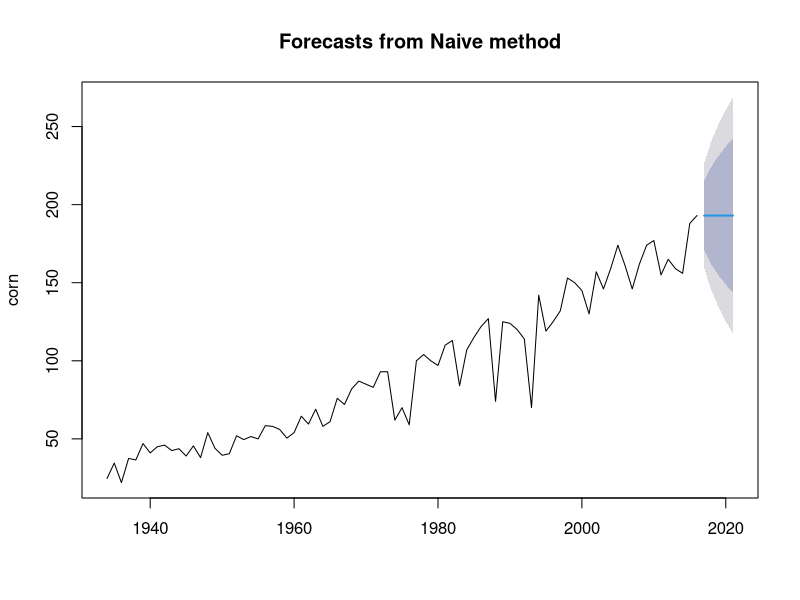
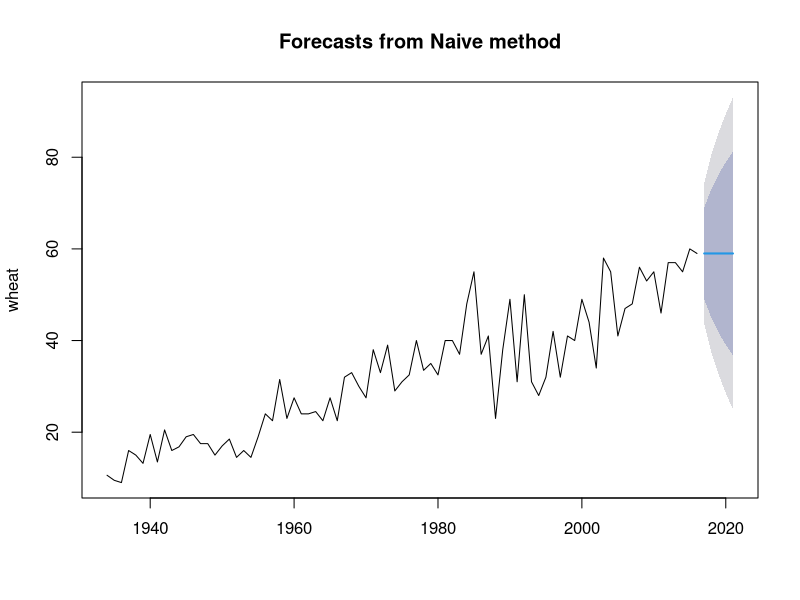
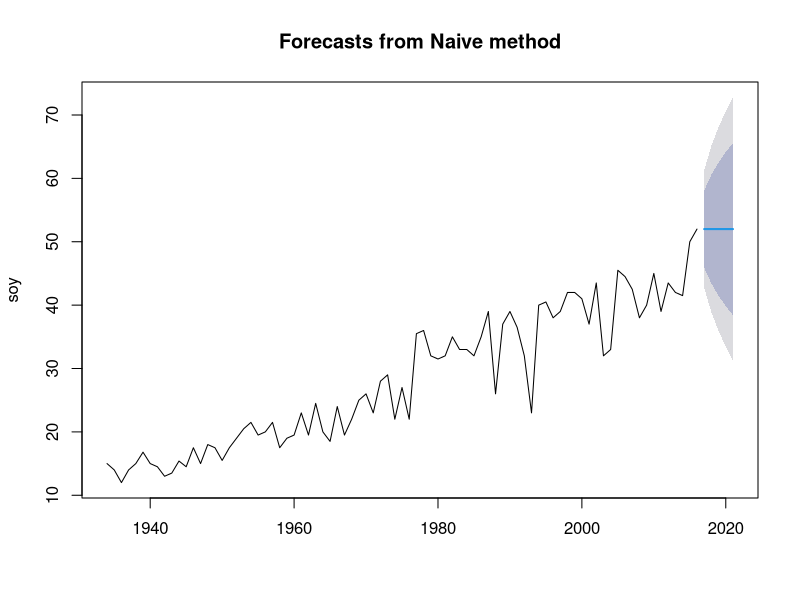
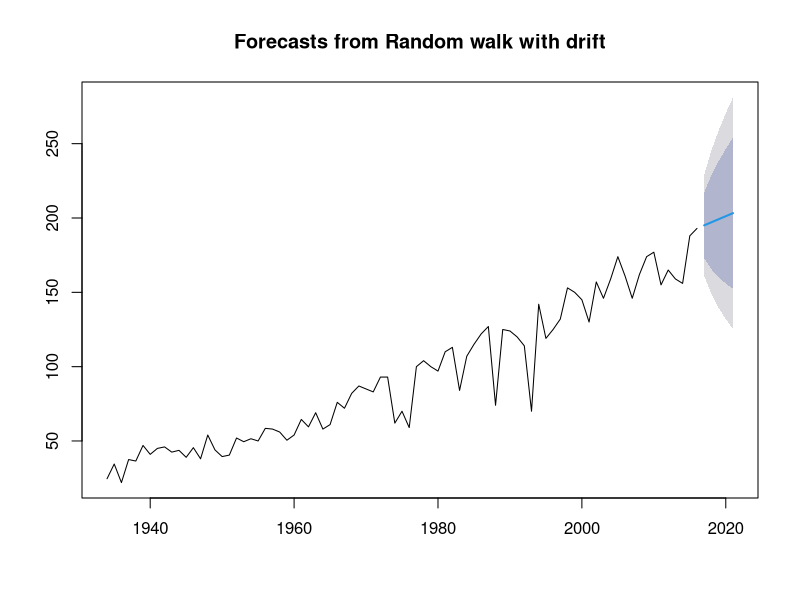
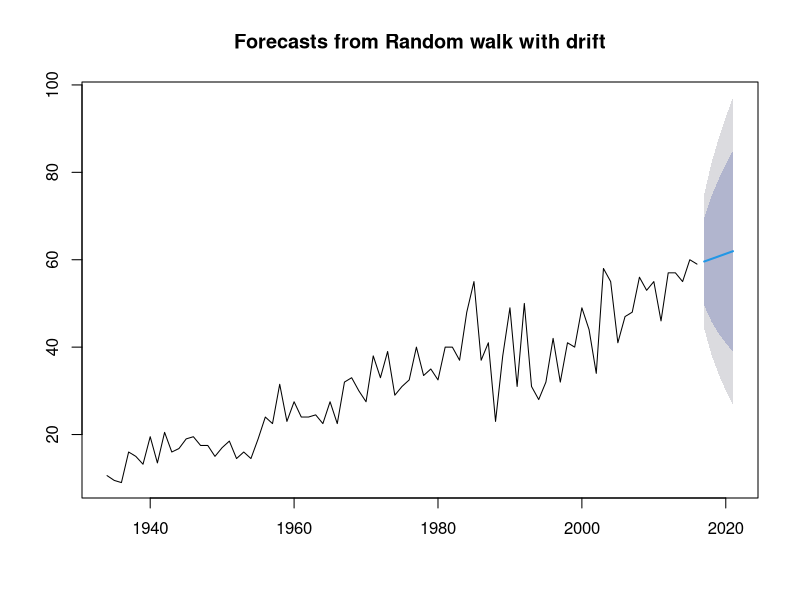
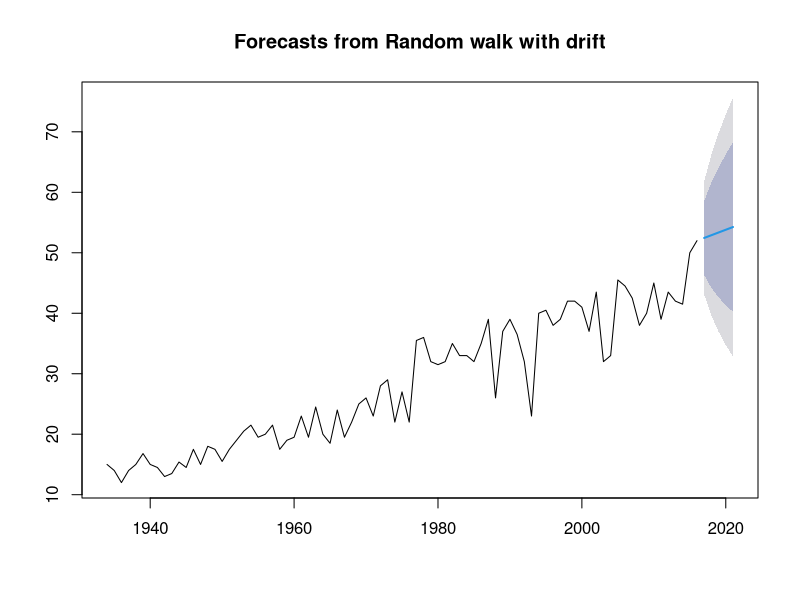
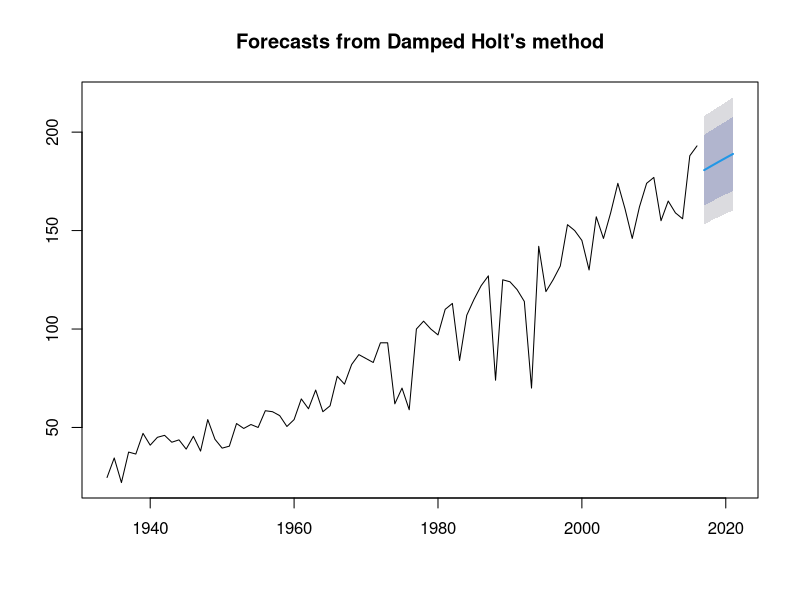
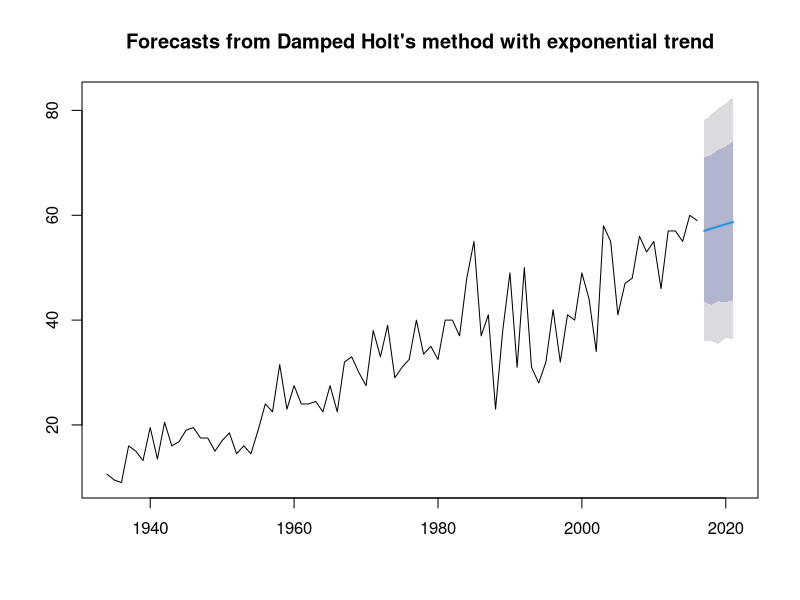

Here is the R script that generated these plots, in order: (Note: this script raises an error after producing the figures.)
## ---- chunk 1
knitr::opts_chunk$set(echo = TRUE)
## ---- chunk 2
library(tidyverse)
library(forecast)
## ---- chunk 3
ag_df = read.csv('../data/MN_Ag_YieldsAndInputs.csv')
## ---- chunk 4
# only keep years where all 3 commodities have values
ag_df = ag_df[!is.na(ag_df$Soy_BUperAcre),] %>% arrange(Year)

# make into time series
corn_ts <- ts(ag_df$Corn_BUperAcre, start = min(ag_df$Year), frequency = 1)
wheat_ts <- ts(ag_df$Wheat_BUperAcre, start = min(ag_df$Year), frequency = 1)
soy_ts <- ts(ag_df$Soy_BUperAcre, start = min(ag_df$Year), frequency = 1)

# split train and test sets
first_test_yr <- 2017

corn_train <- window(corn_ts, end=first_test_yr-1)
corn_test <- window(corn_ts, start=first_test_yr)

wheat_train <- window(wheat_ts, end=first_test_yr-1)
wheat_test <- window(wheat_ts, start=first_test_yr)

soy_train <- window(soy_ts, end=first_test_yr-1)
soy_test <- window(soy_ts, start=first_test_yr)
## ---- chunk 5
h <- 5

# naive method
plot(naive(corn_train, h=h), ylab="corn")
plot(naive(wheat_train, h=h), ylab="wheat")
plot(naive(soy_train, h=h), ylab="soy")
## ---- chunk 6
plot(rwf(corn_train, h=h, drift=T))
plot(rwf(wheat_train, h=h, drift=T))
plot(rwf(soy_train, h=h, drift=T))
## ---- chunk 7
# holt method
plot(holt(corn_train, h=h, damped=T))
plot(holt(wheat_train, h=h, damped=T, exponential=T))
plot(holt(soy_train, h=h, damped=T))
## ---- chunk 8
# ARIMA
lam <- BoxCox.lambda(corn_train)
# auto ARIMA, auto BoxCox
arima_mdl <- auto.arima(corn_train, lambda=lam)
arima_predictions <- (forecast(arima_mdl, h=h))$mean
plot(forecast(arima_mdl, h=h))
## ---- chunk 9
# gather all predictions
baseline_predictions <- function(train, h){
  
  naive_preds <- naive(train, h=h)$mean
  drift_preds <- rwf(train, h=h, drift=T)$mean
  holt_preds <- holt(train, h=h, damped=T)$mean
  
  lam <- BoxCox.lambda(train)
  # auto ARIMA, auto BoxCox
  arima_mdl <- auto.arima(train, lambda=lam)
  arima_preds <- (forecast(arima_mdl, h=h))$mean
  
  preds_df <- cbind(naive_preds, drift_preds, holt_preds, arima_preds)
  return(preds_df)
}
## ---- chunk 10
corn_preds <- c()
wheat_preds <- c()
soy_preds <- c()

for (first_test_yr in 1980:2021){
  # make predictions on a one year horizon
  h=1
  
  # split train and test sets
  corn_train <- window(corn_ts, end=first_test_yr-1)
  corn_test <- window(corn_ts, start=first_test_yr, end=first_test_yr)
  corn_row <- c(first_test_yr, baseline_predictions(corn_train, h), corn_test)
  corn_preds <- rbind(corn_preds, corn_row)
  
  wheat_train <- window(wheat_ts, end=first_test_yr-1)
  wheat_test <- window(wheat_ts, start=first_test_yr, end=first_test_yr)
  wheat_row <- c(first_test_yr, baseline_predictions(wheat_train, h), wheat_test)
  wheat_preds <- rbind(wheat_preds, wheat_row)

  soy_train <- window(soy_ts, end=first_test_yr-1)
  soy_test <- window(soy_ts, start=first_test_yr, end=first_test_yr)
  soy_row <- c(first_test_yr, baseline_predictions(soy_train, h), soy_test)
  soy_preds <- rbind(soy_preds, soy_row)
  
}

col_names <- c('year','naive','drift','holt','arima','true_value')
colnames(corn_preds) <- col_names
colnames(wheat_preds) <- col_names
colnames(soy_preds) <- col_names
## ---- chunk 11
write.csv(corn_preds,"../data/corn_baseline_predictions.csv", row.names = FALSE)
write.csv(wheat_preds,"../data/wheat_baseline_predictions.csv", row.names = FALSE)
write.csv(soy_preds,"../data/soy_baseline_predictions.csv", row.names = FALSE)
## ---- chunk 12
# put into data frame
preds <- cbind(naive_predictions, drift_predictions, holt_predictions, arima_predictions) %>% 
  as.tibble() %>%
  mutate(Year = seq(from=first_test_yr, to=max(ag_df$Year)))

write.csv(preds, "commodities_predictions.csv", row.names = FALSE)
